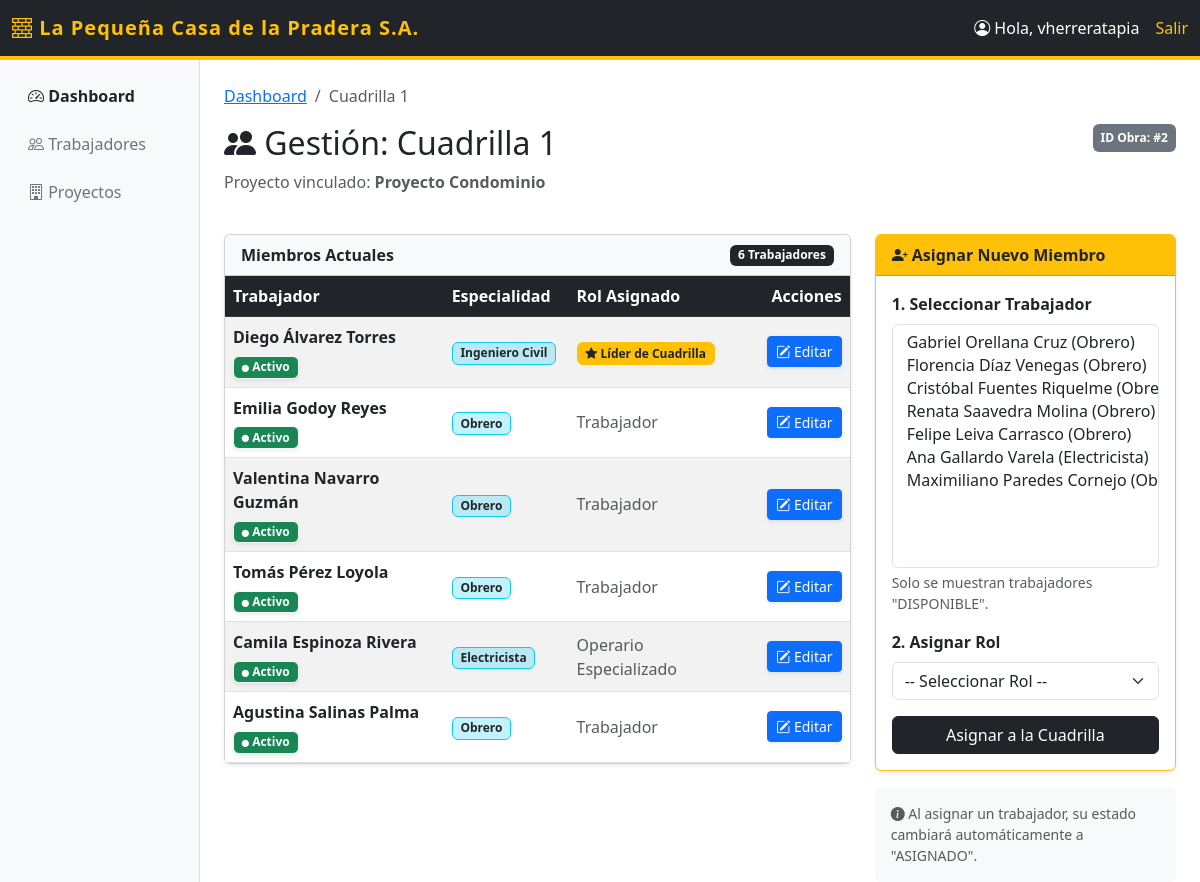
/cuadrilla/3/ (signed in), run on the app's committed database.
### cuadrillas/models.py (models this page shows, shortened)
class Cuadrilla(models.Model):
    nombre = models.CharField(max_length=100)
    proyecto = models.ForeignKey(Proyecto, on_delete=models.CASCADE, related_name='cuadrillas')
    miembros = models.ManyToManyField(Trabajador, through='MiembroCuadrilla')

class Proyecto(models.Model):
    ESTADOS = [
        ('PLANIFICADO', 'Planificado'),
        ('EN_CURSO', 'En Curso'),
        ('FINALIZADO', 'Finalizado'),
    ]
    nombre = models.CharField(max_length=100)
    estado = models.CharField(max_length=20, choices=ESTADOS, default='PLANIFICADO')
    fecha_inicio = models.DateField()
    fecha_termino = models.DateField(null=True, blank=True)
    jefe_proyecto = models.ForeignKey(User, on_delete=models.SET_NULL, null=True, related_name='proyectos_a_cargo')

class MiembroCuadrilla(models.Model):
    cuadrilla = models.ForeignKey(Cuadrilla, on_delete=models.CASCADE)
    trabajador = models.ForeignKey(Trabajador, on_delete=models.CASCADE)
    rol = models.ForeignKey(Rol, on_delete=models.SET_NULL, null=True)
    fecha_asignacion = models.DateField(auto_now_add=True)
    class Meta:
        unique_together = ('cuadrilla', 'trabajador')

class Trabajador(models.Model):
    DISPONIBILIDAD = [
        ('DISPONIBLE', 'Disponible'),
        ('ASIGNADO', 'Asignado'),
        ('NO_DISPONIBLE', 'No Disponible')
    ]
    usuario = models.OneToOneField(User, on_delete=models.CASCADE, primary_key=True)
    primer_nombre = models.CharField(max_length=50)
    segundo_nombre = models.CharField(max_length=50, blank=True, null=True)
    apellido_paterno = models.CharField(max_length=50)
    apellido_materno = models.CharField(max_length=50)
    especialidad = models.CharField(max_length=100)
    disponibilidad = models.CharField(max_length=20, choices=DISPONIBILIDAD, default='DISPONIBLE')
    @property
    def nombre_completo(self):
        nombres = [self.primer_nombre, self.segundo_nombre, self.apellido_paterno, self.apellido_materno]
        return " ".join(filter(None, nombres))

class Rol(models.Model):
    nombre_rol = models.CharField(max_length=50)

### cuadrillas/views.py (the view, shortened to what this page needs)
# urls.py: path('cuadrilla/<int:id>/', views.detalle_cuadrilla, name='detalle_cuadrilla'),
@login_required
def detalle_cuadrilla(request, id):
    cuadrilla = get_object_or_404(Cuadrilla, id=id)
    if not request.user.is_superuser and cuadrilla.proyecto.jefe_proyecto != request.user:
        messages.error(request, "Acceso denegado: No eres el Jefe de este proyecto.")
        return redirect('dashboard')
    es_jefe_o_admin = request.user.is_superuser or cuadrilla.proyecto.jefe_proyecto == request.user
    miembros = MiembroCuadrilla.objects.filter(cuadrilla=cuadrilla)
    trabajadores_disponibles = Trabajador.objects.filter(disponibilidad='DISPONIBLE')
    roles_disponibles = Rol.objects.all()
    todas_las_cuadrillas = Cuadrilla.objects.all()
    opciones_disponibilidad = Trabajador.DISPONIBILIDAD
    return render(request, 'cuadrillas/detalle_cuadrilla.html', {
        'cuadrilla': cuadrilla,
        'miembros': miembros,
        'trabajadores': trabajadores_disponibles,
        'roles': roles_disponibles,
        'todas_las_cuadrillas': todas_las_cuadrillas,
        'opciones_disponibilidad': opciones_disponibilidad,
        'es_autorizado': es_jefe_o_admin,
    })

### cuadrillas/templates/cuadrillas/detalle_cuadrilla.html (shortened to what this page needs)
{% extends 'cuadrillas/base.html' %}
{% block content %}
<nav aria-label="breadcrumb">
  <ol class="breadcrumb">
    <li class="breadcrumb-item"><a href="{% url 'dashboard' %}">Dashboard</a></li>
    <li class="breadcrumb-item active" aria-current="page">{{ cuadrilla.nombre }}</li>
  </ol>
</nav>
<div class="row mb-4">
    <div class="col-md-8">
        <h2><i class="bi bi-people-fill"></i> Gestión: {{ cuadrilla.nombre }}</h2>
        <p class="text-muted">Proyecto vinculado: <strong>{{ cuadrilla.proyecto.nombre }}</strong></p>
    </div>
    <div class="col-md-4 text-end">
        <span class="badge bg-secondary p-2">ID Obra: #{{ cuadrilla.proyecto.id }}</span>
    </div>
</div>
<div class="row">
    <div class="col-lg-8">
        <div class="card shadow-sm">
            <div class="card-header bg-light fw-bold d-flex justify-content-between align-items-center">
                <span>Miembros Actuales</span>
                <span class="badge bg-dark">{{ miembros.count }} Trabajadores</span>
            </div>
            <div class="card-body p-0">
                <table class="table table-hover table-striped mb-0 align-middle">
                    <thead class="table-dark">
                        <tr>
                            <th style="width: 35%;">Trabajador</th>
                            <th style="width: 20%;">Especialidad</th>
                            <th style="width: 25%;">Rol Asignado</th>
                            <th class="text-end" style="width: 20%;">Acciones</th>
                        </tr>
                    </thead>
                    <tbody>
                        {% for m in miembros %}
                        <tr>
                            <td>
                                <div class="fw-bold">{{ m.trabajador.nombre_completo }}</div>
                                <div class="mt-1">
                                    {% if m.trabajador.disponibilidad == 'ASIGNADO' %}
                                        <span class="badge bg-success text-white border border-light shadow-sm" style="font-size: 0.75em;">
                                            <i class="bi bi-circle-fill" style="font-size: 0.6em;"></i> Activo
                                        </span>
                                    {% elif m.trabajador.disponibilidad == 'NO_DISPONIBLE' %}
                                        <span class="badge bg-danger text-white border border-light shadow-sm" style="font-size: 0.75em;">
                                            <i class="bi bi-x-circle-fill" style="font-size: 0.6em;"></i> Licencia/Baja
                                        </span>
                                    {% else %}
                                        <span class="badge bg-secondary text-white border border-light shadow-sm" style="font-size: 0.75em;">
                                            <i class="bi bi-dash-circle" style="font-size: 0.6em;"></i> {{ m.trabajador.get_disponibilidad_display }}
                                        </span>
                                    {% endif %}
                                </div>
                            </td>
                            <td>
                                <span class="badge bg-info text-dark bg-opacity-25 border border-info">
                                    {{ m.trabajador.especialidad }}
                                </span>
                            </td>
                            <td>
                                {% if "Líder" in m.rol.nombre_rol %}
                                    <span class="badge bg-warning text-dark border border-warning">
                                        <i class="bi bi-star-fill"></i> {{ m.rol.nombre_rol }}
                                    </span>
                                {% else %}
                                    <span class="text-muted">{{ m.rol.nombre_rol }}</span>
                                {% endif %}
                            </td>
                            <td class="text-end">
                                {% if es_autorizado %}
                                    <button type="button" class="btn btn-primary btn-sm shadow-sm" data-bs-toggle="modal" data-bs-target="#editarMiembroModal-{{ m.id }}">
                                        <i class="bi bi-pencil-square"></i> Editar
                                    </button>
                                {% else %}
                                    <span class="text-muted small"><i class="bi bi-lock"></i> Ver</span>
                                {% endif %}
                            </td>
                        </tr>
                        {% endfor %}
                    </tbody>
                </table>
            </div>
        </div>
    </div>
    <div class="col-lg-4">
        {% if es_autorizado %}
            <div class="card border-warning shadow-sm">
                <div class="card-header bg-warning text-dark fw-bold">
                    <i class="bi bi-person-plus-fill"></i> Asignar Nuevo Miembro
                </div>
                <div class="card-body">
                    <form method="POST">
                        <div class="mb-3">
                            <label class="form-label fw-bold">1. Seleccionar Trabajador</label>
                            <select name="trabajador" class="form-select" size="10" required>
                                {% for t in trabajadores %}
                                <option value="{{ t.pk }}">
                                </option>
                                {% empty %}
                                <option disabled>No hay personal disponible</option>
                                {% endfor %}
                            </select>
                            <div class="form-text">Solo se muestran trabajadores "DISPONIBLE".</div>
                        </div>
                        <div class="mb-3">
                            <label class="form-label fw-bold">2. Asignar Rol</label>
                            <select name="rol" class="form-select" required>
                                <option value="" selected>-- Seleccionar Rol --</option>
                            </select>
                        </div>
                        <div class="d-grid">
                            <button type="submit" class="btn btn-dark">Asignar a la Cuadrilla</button>
                        </div>
                    </form>
                </div>
            </div>
            <div class="card mt-3 bg-light border-0">
                <div class="card-body small text-muted">
                    <i class="bi bi-info-circle-fill"></i>
                    Al asignar un trabajador, su estado cambiará automáticamente a "ASIGNADO".
                </div>
            </div>
        {% else %}
            <div class="alert alert-warning shadow-sm">
                <h5 class="alert-heading"><i class="bi bi-shield-lock-fill"></i> Modo Lectura</h5>
                <p class="mb-0">No tienes permisos para modificar esta cuadrilla porque no eres el Jefe de este Proyecto.</p>
            </div>
        {% endif %}
    </div>
</div>
{% endblock %}

### cuadrillas/templates/cuadrillas/base.html (shortened to what this page needs)
<!DOCTYPE html>
<html lang="es">
<head>
    <link href="https://cdn.jsdelivr.net/npm/bootstrap@5.3.0/dist/css/bootstrap.min.css" rel="stylesheet">
    <link rel="stylesheet" href="https://cdn.jsdelivr.net/npm/bootstrap-icons@1.11.0/font/bootstrap-icons.css">
</head>
<body>
    <nav class="navbar navbar-expand-lg navbar-dark navbar-custom">
        <div class="container-fluid">
            <a class="navbar-brand brand-text" href="{% url 'dashboard' %}">
                <i class="bi bi-bricks"></i> La Pequeña Casa de la Pradera S.A.
            </a>
            <div class="d-flex text-white">
                <span class="me-3"><i class="bi bi-person-circle"></i> Hola, {{ user.username }}</span>
                <a href="{% url 'logout' %}" class="text-warning text-decoration-none">Salir</a>
            </div>
        </div>
    </nav>
    <div class="container-fluid">
        <div class="row">
            <nav class="col-md-2 d-none d-md-block bg-sidebar pt-3">
                <ul class="nav flex-column">
                    <li class="nav-item mb-2">
                        <a class="nav-link active text-dark fw-bold" href="{% url 'dashboard' %}">
                            <i class="bi bi-speedometer2"></i> Dashboard
                        </a>
                    </li>
                    <li class="nav-item mb-2">
                        <a class="nav-link text-secondary" href="#">
                            <i class="bi bi-people"></i> Trabajadores
                        </a>
                    </li>
                    <li class="nav-item mb-2">
                        <a class="nav-link text-secondary" href="#">
                            <i class="bi bi-building"></i> Proyectos
                        </a>
                    </li>
                </ul>
            </nav>
            <main class="col-md-10 ms-sm-auto col-lg-10 px-md-4 pt-4">
                {% block content %}
                {% endblock %}
            </main>
        </div>
    </div>
</body>
</html>

### cuadrillas/templates/cuadrillas/base.html (style rules this page uses)
.navbar-custom { background-color: #212529; border-bottom: 4px solid #ffc107; }
.brand-text { color: #ffc107; font-weight: bold; letter-spacing: 1px; }
.bg-sidebar { background-color: #f8f9fa; min-height: 100vh; border-right: 1px solid #ddd; }

### data on the page
Cuadrilla: nombre "Cuadrilla 1", proyecto.nombre "Proyecto Condominio", proyecto.id "2"
MiembroCuadrilla: trabajador.nombre_completo "Diego Álvarez Torres", shows "Activo", trabajador.especialidad "Ingeniero Civil", rol.nombre_rol "Líder de Cuadrilla"
MiembroCuadrilla: trabajador.nombre_completo "Emilia Godoy Reyes", shows "Activo", trabajador.especialidad "Obrero", rol.nombre_rol "Trabajador"
MiembroCuadrilla: trabajador.nombre_completo "Valentina Navarro Guzmán", shows "Activo", trabajador.especialidad "Obrero", rol.nombre_rol "Trabajador"
MiembroCuadrilla: trabajador.nombre_completo "Tomás Pérez Loyola", shows "Activo", trabajador.especialidad "Obrero", rol.nombre_rol "Trabajador"
MiembroCuadrilla: trabajador.nombre_completo "Camila Espinoza Rivera", shows "Activo", trabajador.especialidad "Electricista", rol.nombre_rol "Operario Especializado"
MiembroCuadrilla: trabajador.nombre_completo "Agustina Salinas Palma", shows "Activo", trabajador.especialidad "Obrero", rol.nombre_rol "Trabajador"

### other printed values
{{ user.username }} "vherreratapia"
{{ miembros.count }} "6"
